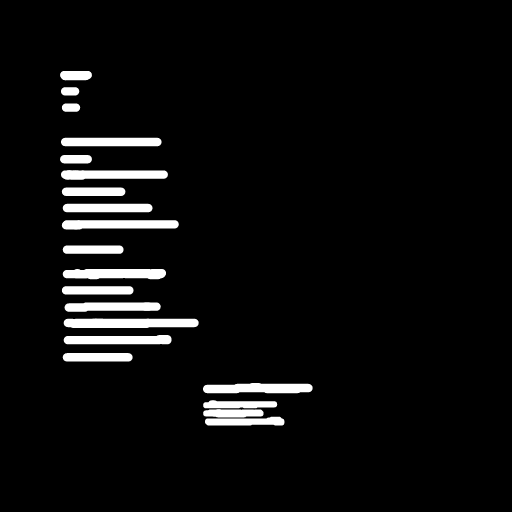
#> input picture UNET/UNet_data/funsd/size_512/test/masks/mask_91391310/task-27-annotation-14-by-1-tag-question-0.png, 512 x 512 px, found by its file name; its folder holds only this picture in this run
$ python prepare_data.py
#> lines starting #> are read from the running program, lines starting #| are printed output that depends on the picture; after the words box and inside, x2 and y2 are one past the last pixel; in counts of white or black regions, pixels touching at a corner belong together
import os
import cv2
import numpy as np
from matplotlib import pyplot as plt

#########################################################################################
# Clean mask, the mask must be either background or given a type of a classes
# mask for header = 1
# mask for question = 2
# mask for other = 3
#########################################################################################

def clean_mask(sub_folder):
#> called with sub_folder = './UNET/UNet_data/funsd/size_512/test'
    mask_dir = os.path.join(sub_folder, "masks")
    cleaned_dir = os.path.join(sub_folder, "cleaned_masks")
    os.makedirs(cleaned_dir, exist_ok=True)

    for subfolder_mask in os.listdir(mask_dir):
        for file in os.listdir(os.path.join(mask_dir, subfolder_mask)):
            if file[-4:] == ".png":
                if "header" in file:
                    header_mask = cv2.imread(os.path.join(mask_dir, subfolder_mask, file))
                    binary_h_mask = np.where(header_mask > 0, 1, header_mask)
                    cleaned_path = os.path.join(cleaned_dir, subfolder_mask)
                    os.makedirs(cleaned_path, exist_ok=True)
                    #binary_h_mask = cv2.cvtColor(binary_h_mask, cv2.COLOR_BGR2GRAY)
                    cv2.imwrite(os.path.join(cleaned_path, file), binary_h_mask)
                elif "question" in file:
                    question_mask = cv2.imread(os.path.join(mask_dir, subfolder_mask, file))
#> question_mask is the input picture: shape (512, 512, 3); min 0, max 255, mean 12.3
                    binary_q_mask =  np.where(question_mask > 0, 2, question_mask)
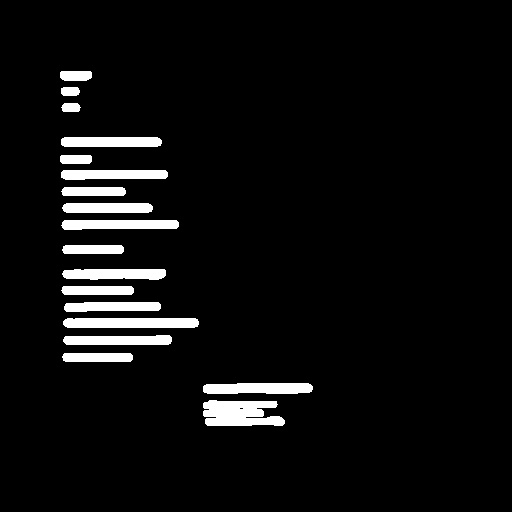
#> binary_q_mask: shape (512, 512, 3); values 0 (black) and 2 (white), 5.4% white; 18 white regions, largest, box (x1, y1, x2, y2) and area: (203, 400, 285, 426) 1709, (63, 318, 199, 328) 1333, (203, 383, 313, 394) 1112
                    cleaned_path = os.path.join(cleaned_dir, subfolder_mask)
                    os.makedirs(cleaned_path, exist_ok=True)
                    #binary_q_mask = cv2.cvtColor(binary_q_mask, cv2.COLOR_BGR2GRAY)
                    cv2.imwrite(os.path.join(cleaned_path, file), binary_q_mask)
                elif "other" in file:
                    other_mask = cv2.imread(os.path.join(mask_dir, subfolder_mask, file))
                    binary_o_mask =  np.where(other_mask > 0, 3, other_mask)
                    cleaned_path = os.path.join(cleaned_dir, subfolder_mask)
                    os.makedirs(cleaned_path, exist_ok=True)
                    #binary_o_mask = cv2.cvtColor(binary_o_mask, cv2.COLOR_BGR2GRAY)
                    cv2.imwrite(os.path.join(cleaned_path, file), binary_o_mask)


data_dir = "./UNET/UNet_data/funsd"

size_512_dir = os.path.join(data_dir, "size_512")

for sub_folder in os.listdir(size_512_dir):
    if sub_folder in ["train", "val", "test"]:
        sub_dir = os.path.join(size_512_dir, sub_folder)
        clean_mask(sub_dir)

# [5 lines of commented-out code are left out]

print("The pixel be either BG or one of the labels: done!")
print("Images saved in folder cleaned_masks under size_512 directory.")
print("\n")

#########################################################################################
# Combine all masks that belongs to an image into one mask
#########################################################################################
from skimage import io
from skimage.transform import rescale, resize

img_height = 512
img_width = 512

def mutiple_masks_to_single(sub_folder, img_height, img_width):
#> called with sub_folder = './UNET/UNet_data/funsd/size_512/test', img_height = 512, img_width = 512
    cleaned_dir = os.path.join(sub_folder, "cleaned_masks")
    single_mask_dir = os.path.join(sub_folder, "single_mask")
    os.makedirs(single_mask_dir, exist_ok=True)


    #Mask_train = np.zeros((img_height, img_width), dtype=np.uint8)

    for subfolder_mask in os.listdir(cleaned_dir):
        mask_name =  subfolder_mask.split("mask_")[1]+".png"
        mask = np.zeros((img_height, img_width, 3), dtype=np.uint8)
        for mask_file in os.listdir(os.path.join(cleaned_dir, subfolder_mask)):
            mask_file_path = os.path.join(cleaned_dir, subfolder_mask, mask_file)
            _mask = io.imread(mask_file_path)
            _mask =  resize(_mask, (img_height, img_width), mode="constant", preserve_range=True)
            mask = np.maximum(mask, _mask)

        cv2.imwrite(os.path.join(single_mask_dir, mask_name), mask)


data_dir = "./UNET/UNet_data/funsd"

size_512_dir = os.path.join(data_dir, "size_512")

for sub_folder in os.listdir(size_512_dir):
    if sub_folder in ["train", "val", "test"]:
        sub_dir = os.path.join(size_512_dir, sub_folder)
        mutiple_masks_to_single(sub_dir, img_height, img_width)


# [6 lines of commented-out code are left out]

print("Images of lebels combined into one Label img:Done!")
print("Images saved in folder single_mask under size_512 directory.")
